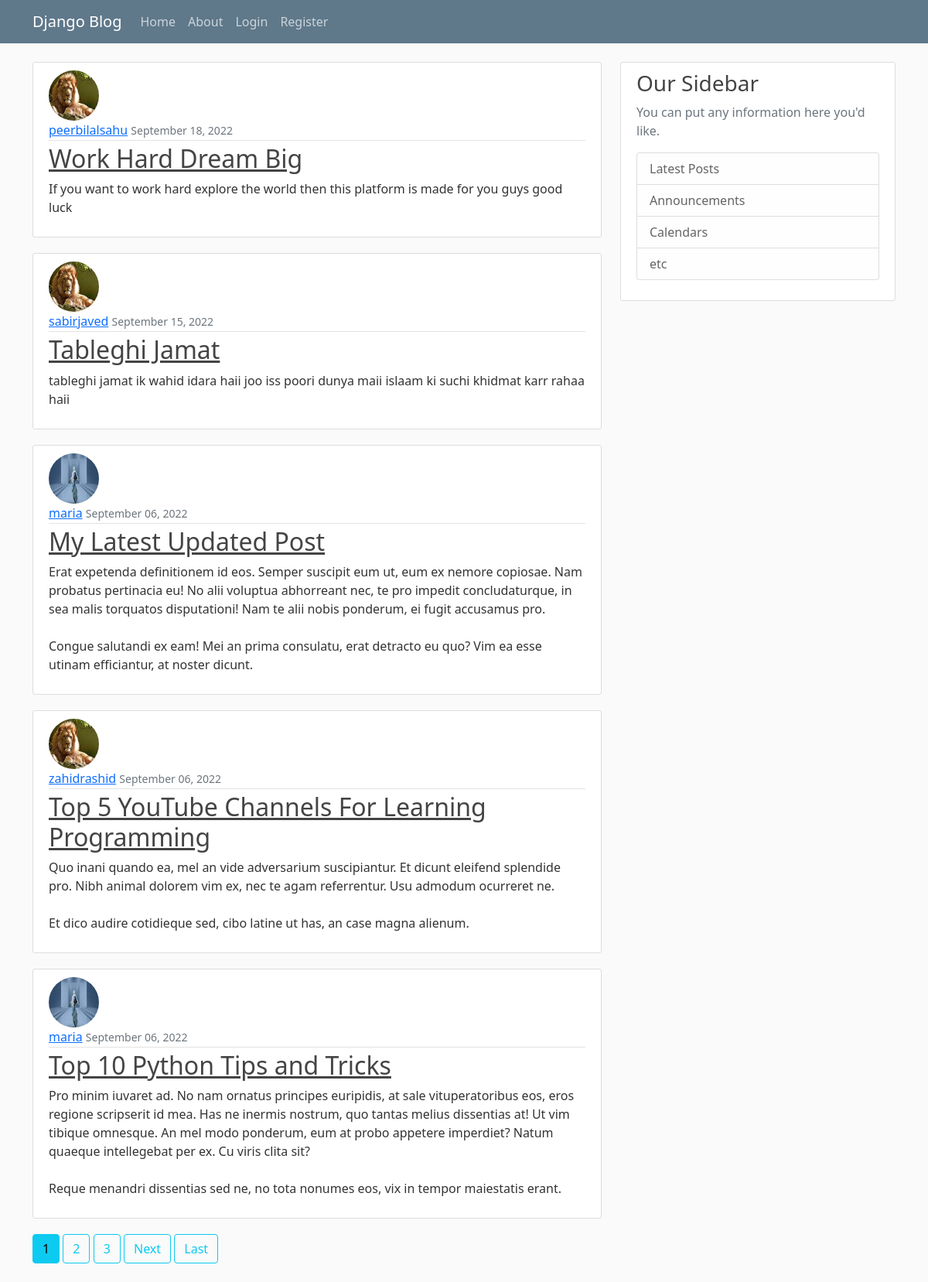
The app's page /, older data.
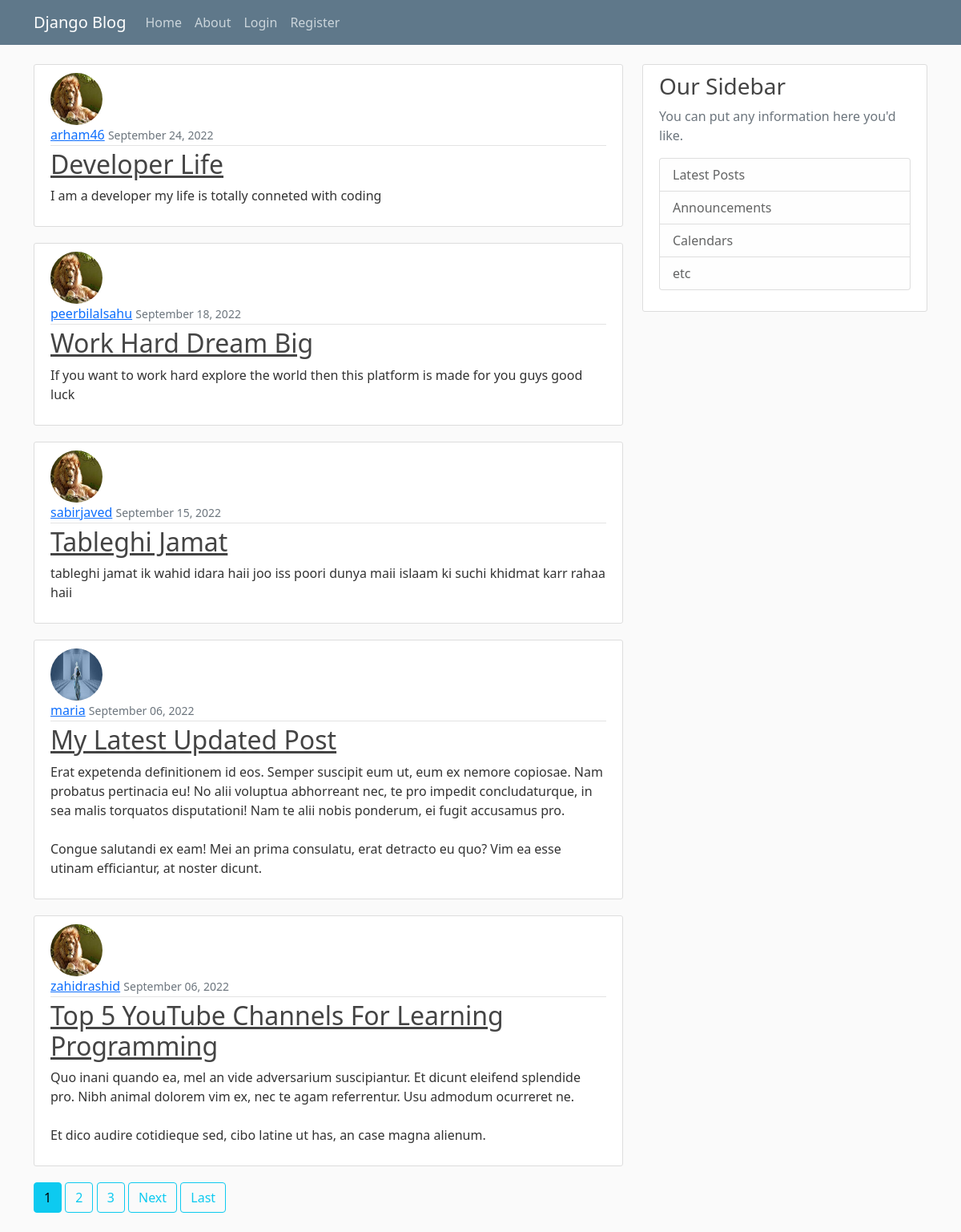
The same page, newer data.
### janu/models.py (models this page shows, shortened)
class Post (models.Model):
    title = models.CharField(max_length=100)
    content = models.TextField()
    date_posted = models.DateTimeField(default=timezone.now)
    author = models.ForeignKey(User,on_delete = models.CASCADE)

### users/models.py (models this page shows, shortened)
class Profile (models.Model):
    user = models.OneToOneField(User, on_delete=models.CASCADE)
    image = models.ImageField(default='default.jpg',upload_to='profile_pics')

### janu/views.py (the view)
# urls.py: path('',PostListView.as_view(),name ='blog-home'),
class PostListView(ListView):
     model = Post
     template_name= 'janu/hello.html' #<app>/<model>_<viewtype>.html
     context_object_name='posts'
     ordering=['-date_posted']
     paginate_by = 5

### janu/templates/janu/hello.html (shortened to what this page needs)
{% extends "janu/base.html" %}
{% block content %}
 {% for post in posts%}
    <article class="media content-section">
      <img class="rounded-circle article-img" src="{{ post.author.profile.image.url }}">
      <div class="media-body">
        <div class="article-metadata">
          <a class="mr-2" href="{% url 'user-posts' post.author.username %}">{{ post.author }}</a>
          <small class="text-muted">{{ post.date_posted |date:"F d, Y"}}</small>
        </div>
        <h2><a class="article-title" href="{% url 'post-detail' post.id %}">{{ post.title }}</a></h2>
        <p class="article-content">{{ post.content }}</p>
      </div>
    </article>
 {% endfor %}
 {% if is_paginated %}
   {% for num in page_obj.paginator.page_range %}
     {% if page_obj.number == num %}
        <a class="btn btn-info mb-4" href="?page={{ num }}">{{ num }}</a>
     {% elif num > page_obj.number|add:'-3' and num < page_obj.number|add:'3' %}
        <a class="btn btn-outline-info mb-4" href="?page={{ num }}">{{ num }}</a>
     {% endif %}
   {% endfor %}
   {% if page_obj.has_next %}
      <a class="btn btn-outline-info mb-4" href="?page={{page_obj.next_page_number}}">Next</a>
      <a class="btn btn-outline-info mb-4" href="?page={{ page_obj.paginator.num_pages }}">Last</a>
   {% endif %}
 {% endif %}
{% endblock content %}

### janu/templates/janu/base.html (shortened to what this page needs)
{% load static %}
<!DOCTYPE html>
<html lang="en">
  <head>
<link href="https://cdn.jsdelivr.net/npm/bootstrap@5.0.2/dist/css/bootstrap.min.css" rel="stylesheet">
<link rel="stylesheet" href="{% static 'janu/main.css' %}">
  </head>
  <body>
    <header class="site-header">
        <nav class="navbar navbar-expand-md navbar-dark bg-steel fixed-top">
            <div class="container">
                <a class="navbar-brand mr-4" href="{% url 'blog-home' %}">Django Blog</a>
                <div class="collapse navbar-collapse" id="navbarToggle">
                    <div class="navbar-nav mr-auto">
                        <a class="nav-item nav-link" href="{% url 'blog-home' %}">Home</a>
                        <a class="nav-item nav-link" href="{% url 'blog-about' %}">About</a>
                    </div>
                    <div class="navbar-nav">
                      {% if user.is_authenticated %}
                        <a class="nav-item nav-link" href="{% url 'post-create' %}">New Post</a>
                        <a class="nav-item nav-link" href="{% url 'profile' %}">profile</a>
                        <a class="nav-item nav-link" href="{% url 'logout' %}">Logout</a>
                      {% else %}
                        <a class="nav-item nav-link" href="{% url 'login' %}">Login</a>
                        <a class="nav-item nav-link" href="{% url 'register' %}">Register</a>
                      {% endif %}
                    </div>
                </div>
            </div>
        </nav>
    </header>
    <main role="main" class="container">
        <div class="row">
          <div class="col-md-8">
            {% block content %}{% endblock %}
          </div>
          <div class="col-md-4">
            <div class="content-section">
              <h3>Our Sidebar</h3>
              <p class='text-muted'>You can put any information here you'd like.
                <ul class="list-group">
                  <li class="list-group-item list-group-item-light">Latest Posts</li>
                  <li class="list-group-item list-group-item-light">Announcements</li>
                  <li class="list-group-item list-group-item-light">Calendars</li>
                  <li class="list-group-item list-group-item-light">etc</li>
                </ul>
              </p>
            </div>
          </div>
        </div>
    </main>
  </body>
</html>

### janu/static/janu/main.css (style rules this page uses)
body { background: #fafafa; color: #333333; margin-top: 5rem; }
h1, h2, h3, h4, h5, h6 { color: #444444; }
ul { margin: 0; }
.bg-steel { background-color: #5f788a; }
.site-header .navbar-nav .nav-link { color: #cbd5db; }
.content-section { background: #ffffff; padding: 10px 20px; border: 1px solid #dddddd; border-radius: 3px; margin-bottom: 20px; }
.article-title { color: #444444; }
.article-content { white-space: pre-line; }
.article-img { height: 65px; width: 65px; margin-right: 16px; }
.article-metadata { padding-bottom: 1px; margin-bottom: 4px; border-bottom: 1px solid #e3e3e3 }

Row changes from the older to the newer data that the page shows:
no longer on this page (row unchanged): Post: author.profile.image (picture), author "maria", date_posted "September 06, 2022", title "Top 10 Python Tips and Tricks", content "Pro minim iuvaret ad. No nam ornatus principes euripidis, at sale vituperatoribus eos, eros regione scripserit id mea. Has ne inermis nostrum, quo tantas melius dissentias at! Ut vim tibique omnesque. An mel modo ponderum, eum at probo appetere imperdiet? Natum quaeque intellegebat per ex. Cu viris clita sit? Reque menandri dissentias sed ne, no tota nonumes eos, vix in tempor maiestatis erant."
added Post: author.profile.image (placeholder picture), author "arham46", date_posted "September 24, 2022", title "Developer Life", content "I am a developer my life is totally conneted with coding"
